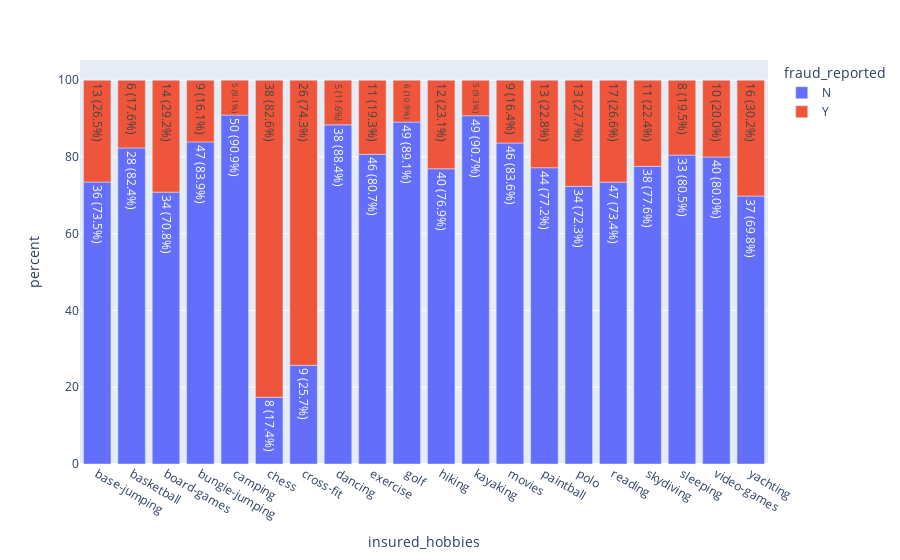

Write notebook code for a chart like this one.
### Code cell
import pandas as pd
import plotly.express as px

# สร้างตารางสรุป
df_summary = df.groupby(['insured_hobbies', 'fraud_reported']).size().reset_index(name='count')
df_summary['percent'] = df_summary.groupby('insured_hobbies')['count'].transform(lambda x: x / x.sum() * 100)

# เพิ่มข้อความ text: ทั้ง count และ %
df_summary['label'] = df_summary['count'].astype(str) + ' (' + df_summary['percent'].round(1).astype(str) + '%)'

# วาดกราฟ
fig = px.bar(df_summary,
             x='insured_hobbies',
             y='percent',
             color='fraud_reported',
             text='label',
            #  color_discrete_map={
            #      'Y': 'blue',
            #      'N': 'red'
            #  })
)
fig.show()

### Figure 1 — Plotly figure (JSON) as saved in the notebook; plotly's stock layout.template omitted (floating-point values rounded to 4 significant figures)
{"data": [{"alignmentgroup": "True", "hovertemplate": "fraud_reported=N<br>insured_hobbies=%{x}<br>percent=%{y}<br>label=%{text}<extra></extra>", "legendgroup": "N", "marker": {"color": "#636efa", "pattern": {"shape": ""}}, "name": "N", "offsetgroup": "N", "orientation": "v", "showlegend": true, "text": ["36 (73.5%)", "28 (82.4%)", "34 (70.8%)", "47 (83.9%)", "50 (90.9%)", "8 (17.4%)", "9 (25.7%)", "38 (88.4%)", "46 (80.7%)", "49 (89.1%)", "40 (76.9%)", "49 (90.7%)", "46 (83.6%)", "44 (77.2%)", "34 (72.3%)", "47 (73.4%)", "38 (77.6%)", "33 (80.5%)", "40 (80.0%)", "37 (69.8%)"], "textposition": "auto", "type": "bar", "x": ["base-jumping", "basketball", "board-games", "bungie-jumping", "camping", "chess", "cross-fit", "dancing", "exercise", "golf", "hiking", "kayaking", "movies", "paintball", "polo", "reading", "skydiving", "sleeping", "video-games", "yachting"], "xaxis": "x", "y": [73.47, 82.35, 70.83, 83.93, 90.91, 17.39, 25.71, 88.37, 80.7, 89.09, 76.92, 90.74, 83.64, 77.19, 72.34, 73.44, 77.55, 80.49, 80, 69.81], "yaxis": "y"}, {"alignmentgroup": "True", "hovertemplate": "fraud_reported=Y<br>insured_hobbies=%{x}<br>percent=%{y}<br>label=%{text}<extra></extra>", "legendgroup": "Y", "marker": {"color": "#EF553B", "pattern": {"shape": ""}}, "name": "Y", "offsetgroup": "Y", "orientation": "v", "showlegend": true, "text": ["13 (26.5%)", "6 (17.6%)", "14 (29.2%)", "9 (16.1%)", "5 (9.1%)", "38 (82.6%)", "26 (74.3%)", "5 (11.6%)", "11 (19.3%)", "6 (10.9%)", "12 (23.1%)", "5 (9.3%)", "9 (16.4%)", "13 (22.8%)", "13 (27.7%)", "17 (26.6%)", "11 (22.4%)", "8 (19.5%)", "10 (20.0%)", "16 (30.2%)"], "textposition": "auto", "type": "bar", "x": ["base-jumping", "basketball", "board-games", "bungie-jumping", "camping", "chess", "cross-fit", "dancing", "exercise", "golf", "hiking", "kayaking", "movies", "paintball", "polo", "reading", "skydiving", "sleeping", "video-games", "yachting"], "xaxis": "x", "y": [26.53, 17.65, 29.17, 16.07, 9.091, 82.61, 74.29, 11.63, 19.3, 10.91, 23.08, 9.259, 16.36, 22.81, 27.66, 26.56, 22.45, 19.51, 20, 30.19], "yaxis": "y"}], "layout": {"barmode": "relative", "legend": {"title": {"text": "fraud_reported"}, "tracegroupgap": 0}, "margin": {"t": 60}, "xaxis": {"anchor": "y", "domain": [0, 1], "title": {"text": "insured_hobbies"}}, "yaxis": {"anchor": "x", "domain": [0, 1], "title": {"text": "percent"}}}}
